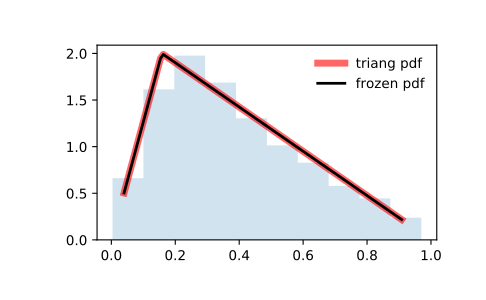

Recreate this plot in Python.
from scipy.stats import triang
import matplotlib.pyplot as plt
fig, ax = plt.subplots(1, 1)

# Calculate a few first moments:

c = 0.158
mean, var, skew, kurt = triang.stats(c, moments='mvsk')

# Display the probability density function (``pdf``):

x = np.linspace(triang.ppf(0.01, c),
                triang.ppf(0.99, c), 100)
ax.plot(x, triang.pdf(x, c),
       'r-', lw=5, alpha=0.6, label='triang pdf')

# Alternatively, the distribution object can be called (as a function)
# to fix the shape, location and scale parameters. This returns a "frozen"
# RV object holding the given parameters fixed.

# Freeze the distribution and display the frozen ``pdf``:

rv = triang(c)
ax.plot(x, rv.pdf(x), 'k-', lw=2, label='frozen pdf')

# Check accuracy of ``cdf`` and ``ppf``:

vals = triang.ppf([0.001, 0.5, 0.999], c)
np.allclose([0.001, 0.5, 0.999], triang.cdf(vals, c))
# True

# Generate random numbers:

r = triang.rvs(c, size=1000)

# And compare the histogram:

ax.hist(r, density=True, histtype='stepfilled', alpha=0.2)
ax.legend(loc='best', frameon=False)
plt.show()
